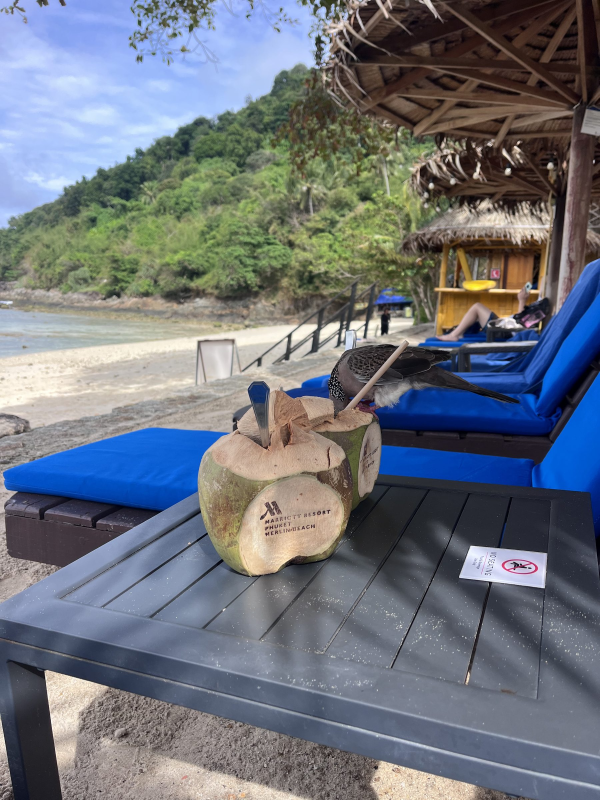
#> input picture 01-personal/thailand-memory-book/media/optimized/flight-return/2026-09-04_0916_0090d4a0.jpg, 1800 x 2400 px (shown at 1/3 size)
$ python -i process_media.py   (imports and definitions only)
#> lines starting #> are read from the running program, lines starting #| are printed output that depends on the picture
#!/usr/bin/env python3
"""Map raw trip photos/videos to a leg of the trip and produce web-ready copies.

Usage:
    pip install -r scripts/requirements.txt
    python scripts/process_media.py

Reads every file in media/originals/ (any layout — flat or in subfolders,
mixed devices, mixed formats, HEIC included), classifies each one by capture
date against the leg date ranges in data/trip-meta.json (GPS is used only as
a secondary confirmation signal), then balances how many end up on the page:

- A video only counts as a "video" if it's longer than 4 seconds — anything
  shorter is a Live Photo's motion clip or a stray micro-clip, not real
  video content, so it's converted into a still photo (the sharpest of a
  few sampled frames) and competes for a photo slot like any other picture.
  Force one to stay a real video instead with `"include": true`.
- Each trip leg gets a photo/video quota from data/trip-meta.json's
  `mediaBudget`, sized to that leg's share of the trip's total days.
- Photos are deduplicated by actual visual content first (not just timing) —
  near-identical shots collapse to whichever is sharpest — then evenly
  sampled across the stay so the kept set still spans the whole leg instead
  of clumping.
- Nothing is deleted — anything not selected just isn't copied into
  media/optimized/ or listed in data/photo-index.json. Force a specific file
  in past its quota with `"include": true` in media/overrides.json.

Files with no readable capture date go through media/overrides.json instead
of being guessed at silently.
"""

import hashlib
import json
import shutil
import subprocess
import sys
from dataclasses import dataclass, asdict
from datetime import date, datetime
from pathlib import Path
from typing import Any, Optional

import imagehash
import numpy as np
import pillow_heif
from PIL import Image, ExifTags, ImageFilter, ImageOps

# [1 line not run here, left out]

PROJECT_ROOT = Path(__file__).resolve().parent.parent
ORIGINALS_DIR = PROJECT_ROOT / "media" / "originals"
OPTIMIZED_DIR = PROJECT_ROOT / "media" / "optimized"
SHORT_CLIP_FRAMES_DIR = PROJECT_ROOT / "media" / ".short-clip-frames"
TRIP_META_PATH = PROJECT_ROOT / "data" / "trip-meta.json"
OVERRIDES_PATH = PROJECT_ROOT / "media" / "overrides.json"
PHOTO_INDEX_PATH = PROJECT_ROOT / "data" / "photo-index.json"

MAX_LONG_EDGE = 2400
JPEG_QUALITY = 82
THUMB_LONG_EDGE = 480
THUMB_QUALITY = 70
VIDEO_MAX_HEIGHT = 1080
VIDEO_CRF = 23
MIN_VIDEO_SECONDS = 4.0
FLIGHT_PHOTO_RESERVE = 2
DUPLICATE_HASH_THRESHOLD = 8
ANALYSIS_SIZE = (400, 400)

IMAGE_EXTS = {".jpg", ".jpeg", ".png", ".heic", ".heif"}
VIDEO_EXTS = {".mp4", ".mov", ".m4v"}

EXIF_TAGS = {v: k for k, v in ExifTags.TAGS.items()}


@dataclass
class Candidate:
    path: Path
    rel_name: str
    is_image: bool
    capture_dt: datetime
    lat: Optional[float]
    lon: Optional[float]
    low_confidence: bool
    leg: str
    duration: Optional[float] = None
    forced: bool = False
    phash: Optional[Any] = None
    sharpness: Optional[float] = None
    source_path: Optional[Path] = None
    converted_from_clip: bool = False


@dataclass
class MediaRecord:
    id: str
    filename: str
    thumb: str
    type: str
    leg: str
    date: str
    time: Optional[str]
    width: Optional[int] = None
    height: Optional[int] = None
    source: Optional[str] = None


def load_trip_meta() -> dict:
    return json.loads(TRIP_META_PATH.read_text())


# [67 lines left out: functions load_overrides, dms_to_decimal, read_image_exif, read_video_metadata, not called in this run]


def analyze_image(path: Path) -> tuple[Optional[Any], Optional[float]]:
    """Returns (perceptual_hash, sharpness) from a small downscaled copy, so
    comparisons are fast and not biased by differing original resolutions."""
    try:
        with Image.open(path) as img:
#> img is the input picture: PIL image 1800x2400 RGB; mean R, G, B 109.9, 115.3, 124.4
            small = ImageOps.exif_transpose(img).convert("RGB")
            small.thumbnail(ANALYSIS_SIZE)
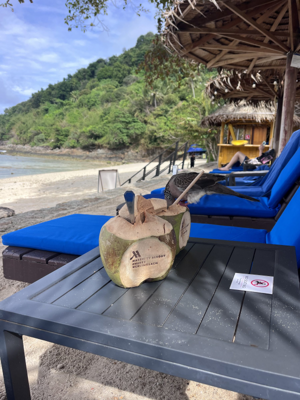
#> small: PIL image 300x400 RGB; mean R, G, B 109.8, 115.2, 124.3
#> (the run stopped early here; a loop or call above may not have finished)

$ run again, on 01-personal/thailand-memory-book/media/optimized/khaolak/2026-08-27_1300_a5cfa443.jpg
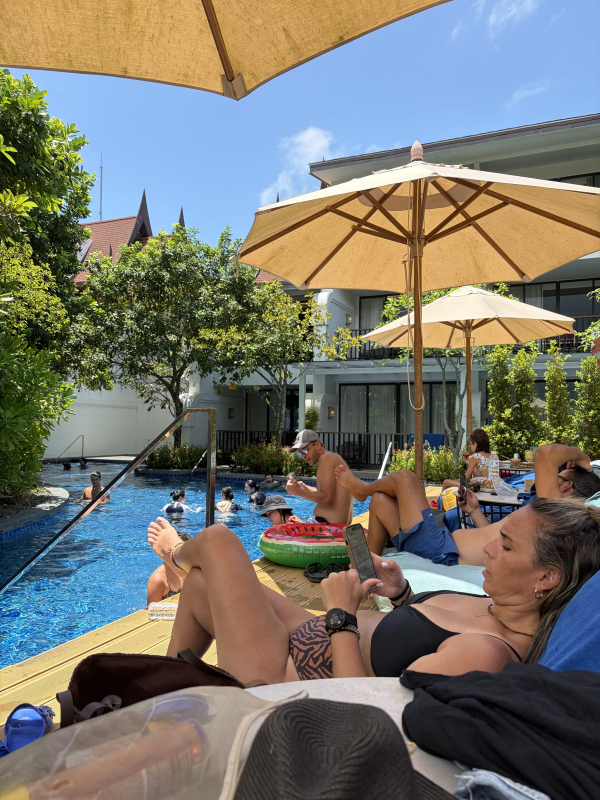
#> input picture 01-personal/thailand-memory-book/media/optimized/khaolak/2026-08-27_1300_a5cfa443.jpg, 1800 x 2400 px (shown at 1/3 size)
#> in analyze_image, img is the input picture: PIL image 1800x2400 RGB; mean R, G, B 119, 118.1, 108.9
#> in analyze_image, `small.thumbnail(ANALYSIS_SIZE)`:
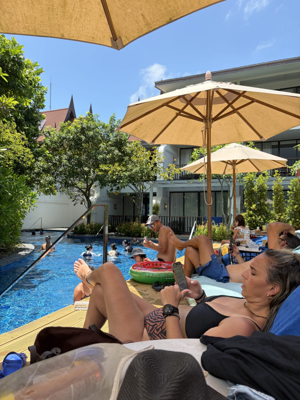
#> small: PIL image 300x400 RGB; mean R, G, B 118.9, 118, 108.8

$ run again, on 01-personal/thailand-memory-book/media/optimized/khaolak/2026-08-27_1819_06090457.jpg
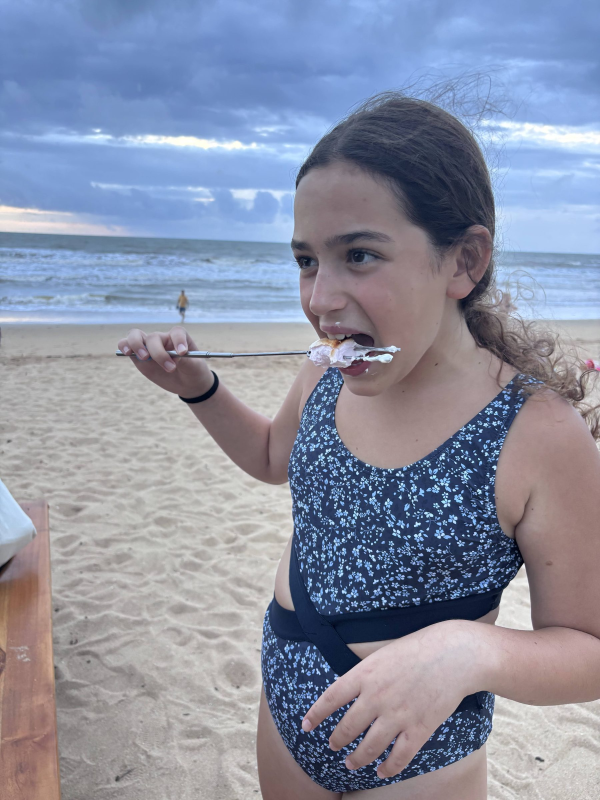
#> input picture 01-personal/thailand-memory-book/media/optimized/khaolak/2026-08-27_1819_06090457.jpg, 1800 x 2400 px (shown at 1/3 size)
#> in analyze_image, img is the input picture: PIL image 1800x2400 RGB; mean R, G, B 139.4, 145.2, 164.8
#> in analyze_image, `small.thumbnail(ANALYSIS_SIZE)`:
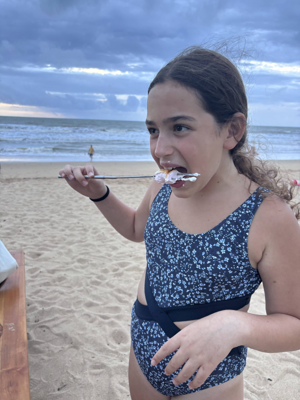
#> small: PIL image 300x400 RGB; mean R, G, B 139.3, 145.1, 164.7

$ run again, on 01-personal/thailand-memory-book/media/optimized/krabi/2026-08-23_0932_75ec2970.jpg
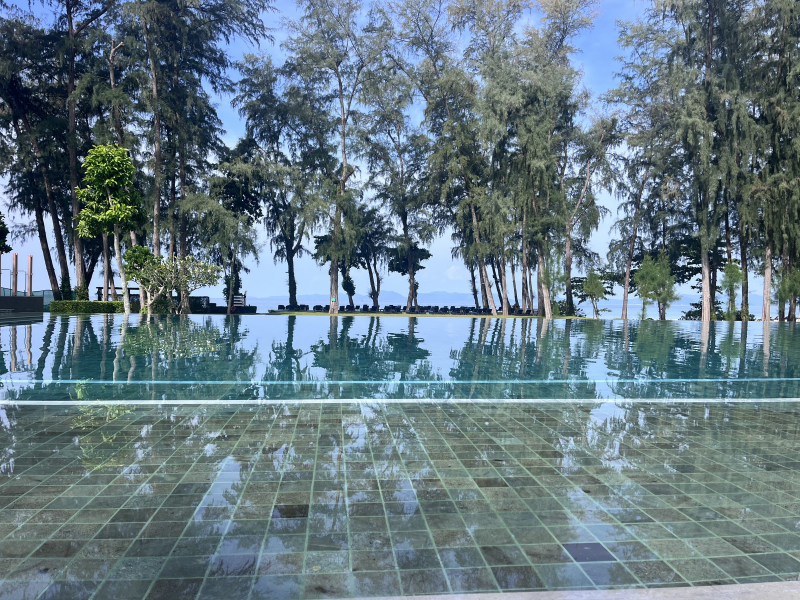
#> input picture 01-personal/thailand-memory-book/media/optimized/krabi/2026-08-23_0932_75ec2970.jpg, 2400 x 1800 px (shown at 1/3 size)
#> in analyze_image, img is the input picture: PIL image 2400x1800 RGB; mean R, G, B 101.6, 121.1, 130.5
#> in analyze_image, `small.thumbnail(ANALYSIS_SIZE)`:
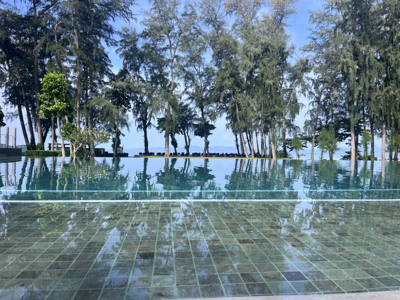
#> small: PIL image 400x300 RGB; mean R, G, B 101.5, 121, 130.4
